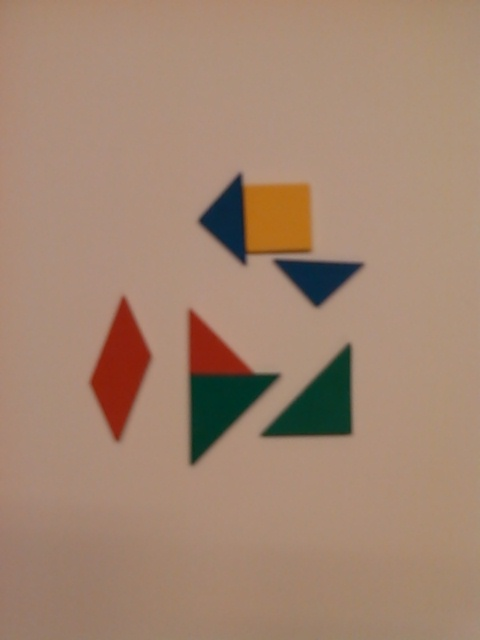
#> input picture Images/Tan10.jpg, 480 x 640 px
$ python -i Tangrams.py   (imports and definitions only)   (Python 2 division)   (older library calls are emulated)
#> lines starting #> are read from the running program, lines starting #| are printed output that depends on the picture; after the words box and inside, x2 and y2 are one past the last pixel; in counts of white or black regions, pixels touching at a corner belong together
#> further down, picture is the input picture: shape (640, 480, 3); mean B, G, R 113, 133.5, 162.7
#!/usr/bin/python

import numpy as np
import cv2
import copy
import time
import math

NON_CONNECTION = -1
SIDE_SIDE = 0
SIDE_POINT = 1
POINT_POINT = 2

MAX_POINT_POINT_DIST = 25
MAX_SIDE_CENTER_DIST = 20
MAX_POINT_SIDE_DIST = 20
MAX_CENTER_DIST = 50
MAX_ANG_DIFF = 0.5
MAX_CONNECTION_DIST = 250

class Connection:

    def __init__(self, piece1, piece2):
        self.pieces = [piece1, piece2]
        self.determineConnectionType()

    #Determines the type of connection this is.
    # [131 lines left out: functions determineConnectionType, draw, isPointPointConnection, isSidePointConnection, isSideSideConnection, isSimilar, not called in this run]

    def hasSameLocationNumbers(self, other, selfIndex, otherIndex):
        return(     self.locationNumbers[selfIndex]
                == other.locationNumbers[otherIndex] )

    # [14 lines left out: function __str__, not called in this run]

class Point:
    def __init__(self, pt):
        self.pt = pt

    #Draws the point to the given image with the given color.
    def draw(self, img, color):
        cv2.circle(img, tuple(self.pt[0]), 4, color, -1)

    def __str__(self):
        return str( np.asarray(self.pt) )

class Line:
    # [23 lines left out: functions __init__, isParallel, distanceTo, not called in this run]

    def draw(self, img, color = (10,55,10)):
        cv2.line(img, tuple(self.pts[0]), tuple(self.pts[1]), color, 2)

    def __str__(self):
        return str( np.asarray(self.pts))

class Piece:

    # [300 lines left out: functions __init__, findAngleFromXaxis, findSquareAngleFromAxis, findParallelogramAngleFromAxis, findTriangleAngleFromAxis, draw and 13 more, not called in this run]

def drawConnections(img, connections):
    for connection in connections:
        connection.draw(img)

def drawPieces(img, pieces):
    for piece in pieces:
        piece.draw(img)

# [43 lines left out: functions drawLines, findConnections, indentifySymmetry, not called in this run]

#Returns a list of contours from given image that should be pieces.
def findValid(img):
    #Upper and lower bounds for the colors of the pieces.
    high, low = getColors(img)
#> high = {'green': [95, 163, 45], 'yellow': [31, 200, 200], 'red': [67, 68, 190], 'blue': [185, 70, 51]}; low = {'green': [22, 37, 0], 'yellow': [0, 90, 90], 'red': [5, 26, 108], 'blue': [47, 30, 0]}

    valid = []
    blur = cv2.blur(img, (10, 10))
    for color in high.keys():
        lower = np.array(low[color])
        upper = np.array(high[color])

        #shapeMask of pixels that fit current criteria.
        shapeMask = cv2.inRange(img, lower, upper)

        cv2.imshow(color, shapeMask)

        ret, thresh = cv2.threshold(shapeMask, 127, 255, 0)
        _, contours, _ = cv2.findContours(thresh, cv2.RETR_TREE,
                                         cv2.CHAIN_APPROX_SIMPLE)
        contours = reduceToBlocks(contours)
        for cont in contours:
            valid.append(cont)
#> this loop made 4 passes
#> (color, lower, upper) on passes 1, 3, 4: ('green', [22, 37, 0], [95, 163, 45]), ('red', [5, 26, 108], [67, 68, 190]), ('blue', [47, 30, 0], [185, 70, 51])
#> (color, lower, upper, contours) on pass 2: ('yellow', [0, 90, 90], [31, 200, 200], [[[245, 190], [249, 249], [307, 248], [305, 188]]])
#> pass 1, in findValid, `shapeMask = cv2.inRange(img, lower, upper)`:
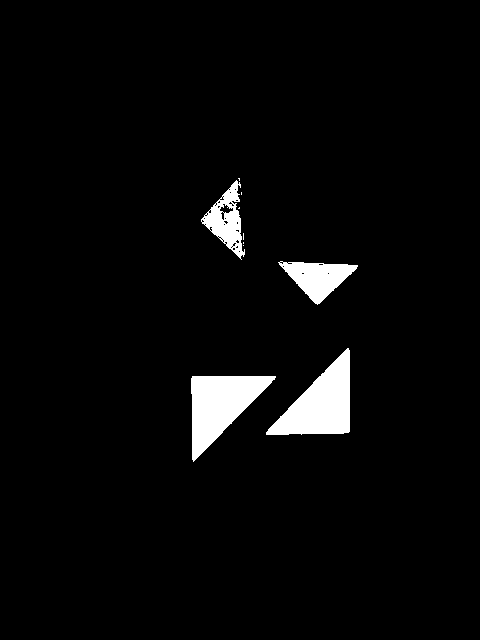
#> shapeMask: shape (640, 480); 3.5% white; 10 white regions (6 under 20 px), largest, box (x1, y1, x2, y2) and area: (266, 348, 350, 435) 3845, (191, 376, 276, 462) 3780, (278, 261, 358, 305) 1775, (201, 180, 245, 260) 1480
#> pass 2, in findValid, `shapeMask = cv2.inRange(img, lower, upper)`:
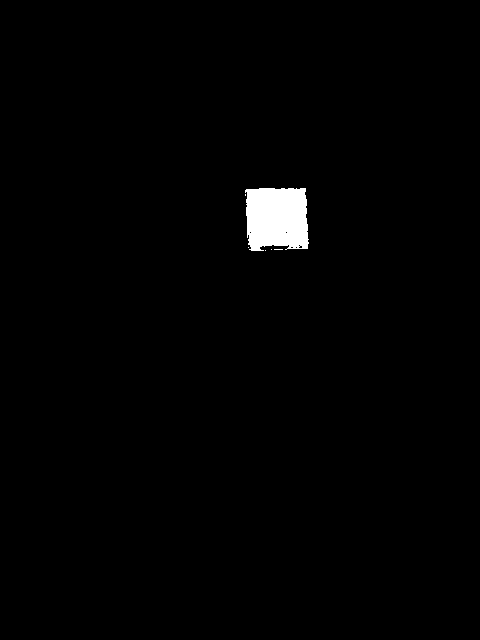
#> shapeMask: shape (640, 480); 1.2% white; 6 white regions (5 under 20 px), largest, box (x1, y1, x2, y2) and area: (245, 188, 309, 251) 3566
#> pass 3, in findValid, `shapeMask = cv2.inRange(img, lower, upper)`:
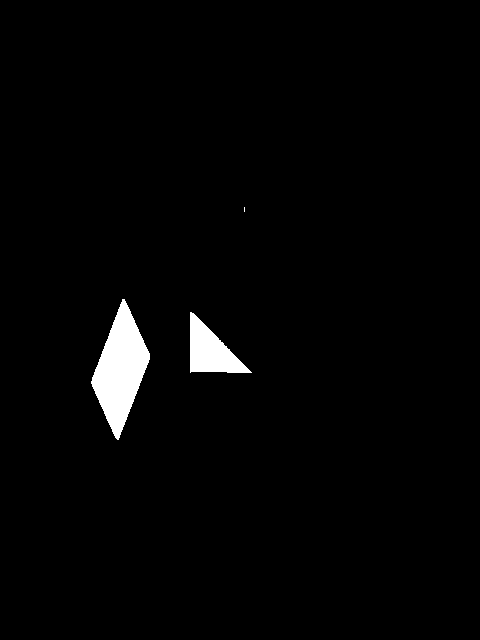
#> shapeMask: shape (640, 480); 2% white; 3 white regions (1 under 20 px), largest, box (x1, y1, x2, y2) and area: (91, 299, 150, 440) 4332, (190, 312, 252, 373) 1947
#> after the loop:
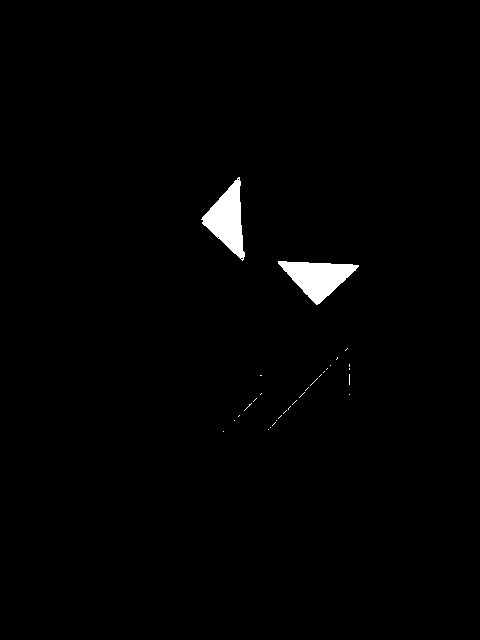
#> shapeMask: shape (640, 480); 1.2% white; 30 white regions (28 under 20 px)
#> after the loop, valid = 9 contours; largest, box (x1, y1, x2, y2) and area: (91, 299, 150, 440) 3983, (192, 376, 276, 462) 3528, (245, 188, 308, 250) 3515, (266, 348, 350, 435) 3446, (190, 312, 252, 373) 1830
    #valid = removeDuplicates(valid)
    return valid

# TODO Make this less lighting dependant (HSV?) Better name?
def getColors(img):
    #BGR VALUES
    high = {
        'green':[95,163,45],
        'yellow':[31,200,200],
        'red':[67,68,190],
        'blue':[185,70,51]
    }
    low = {
        'green':[22,37,0],
        'yellow':[0,90,90],
        'red':[5,26,108],
        'blue':[47,30,0]
    }
    return high, low

# [18 lines left out: function getColorsByKmeans, not called in this run]

#Draws the given list of pieces onto the given image.
def drawPieces(img, pieces):
    for piece in pieces:
        piece.draw(img)

#Return a list of piece objects made from the given list of contours.
# [12 lines left out: functions indentifyPieces, getCenter, not called in this run]

#Reduces contours to the actual number of stickers identified
def reduceToBlocks(contours):
    valid = []
    #Approximate a polygon for each contour
    for cont in contours:
        eps = 0.05 * cv2.arcLength(cont, True)
        approx = cv2.approxPolyDP(cont, eps, True)
        #make sure the polygon approximated has 3 or 4 sides
        size = len(approx)
        if size == 3 or size == 4:
            valid.append(approx)

    contours = copy.copy(valid)
    valid = []

    #Make sure the area of the contour is roughly the correct size
    for cont in contours:
        area = cv2.contourArea(cont)
        if area > 100 and area < 100000:
            valid.append(cont)

    return valid

#Retruns the Euclidian distance between two points.
def dist(a, b):
    return np.linalg.norm(a - b)

#Returns the angle in radians between the two given vectors.
# [31 lines left out: functions angleBetween, getLowerRight, getUpperLeft, not called in this run]

>>> import cv2
>>> picture = cv2.imread('Images/Tan10.jpg')
>>> result = findValid(picture)
#> result has the same summary as valid in findValid

$ run again, on Images/Tan2.jpg
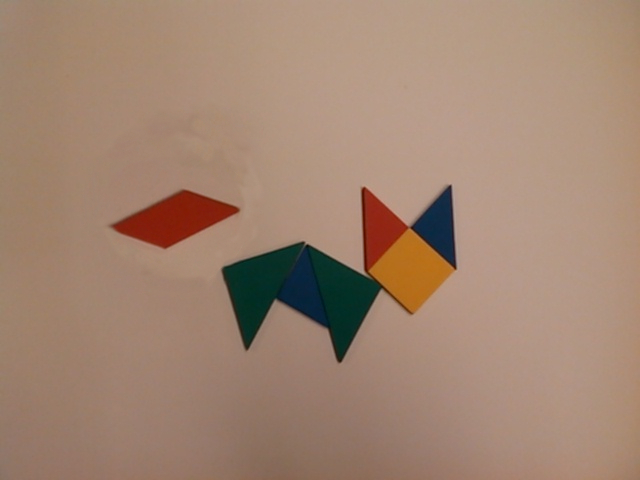
#> input picture Images/Tan2.jpg, 640 x 480 px
#> picture is the input picture: shape (480, 640, 3); mean B, G, R 113.4, 132.6, 161.3
#> high = {'green': [95, 163, 45], 'yellow': [31, 200, 200], 'red': [67, 68, 190], 'blue': [185, 70, 51]}; low = {'green': [22, 37, 0], 'yellow': [0, 90, 90], 'red': [5, 26, 108], 'blue': [47, 30, 0]}
#> the loop in findValid, `for color in high.keys():` made 4 passes
#> (color, lower, upper) on passes 1, 3, 4: ('green', [22, 37, 0], [95, 163, 45]), ('red', [5, 26, 108], [67, 68, 190]), ('blue', [47, 30, 0], [185, 70, 51])
#> pass 1, in findValid, `shapeMask = cv2.inRange(img, lower, upper)`:
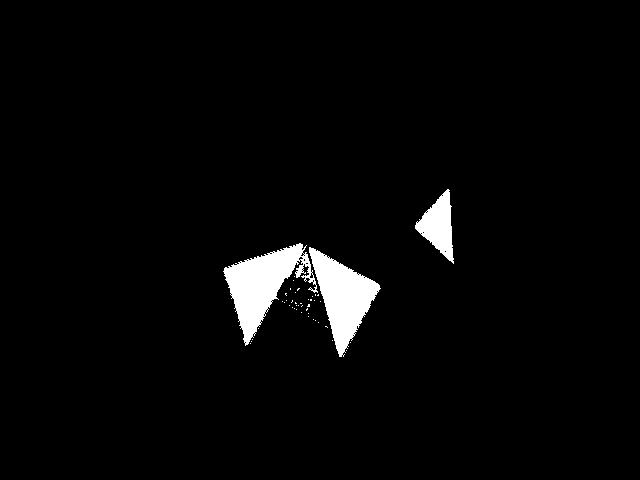
#> shapeMask: shape (480, 640); 3% white; 45 white regions (42 under 20 px), largest, box (x1, y1, x2, y2) and area: (223, 243, 318, 346) 3971, (309, 247, 381, 357) 3560, (415, 189, 454, 264) 1482
#> after the loop in findValid, `for color in high.keys():`:
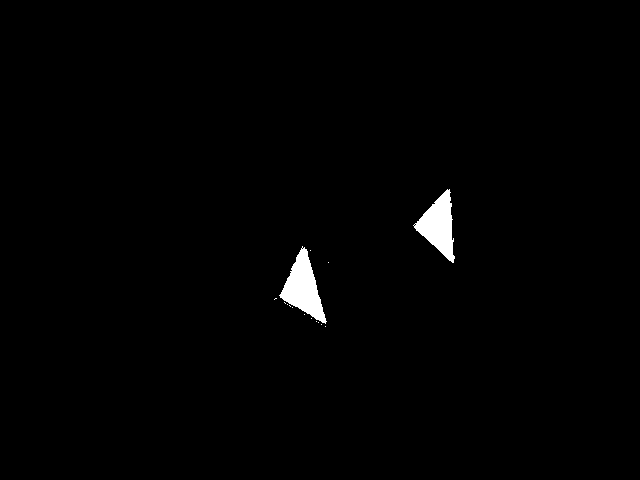
#> shapeMask: shape (480, 640); 1.1% white; 15 white regions (13 under 20 px)
#> after the loop in findValid, `for color in high.keys():`: valid = 7 contours; box (x1, y1, x2, y2) and area: (112, 190, 239, 248) 3446, (309, 247, 381, 357) 3172, (373, 235, 450, 309) 2778, (364, 187, 408, 271) 1704, (279, 246, 326, 324) 1449, (413, 189, 454, 263) 1349, (415, 189, 454, 264) 1301
#> result has the same summary as valid in findValid
